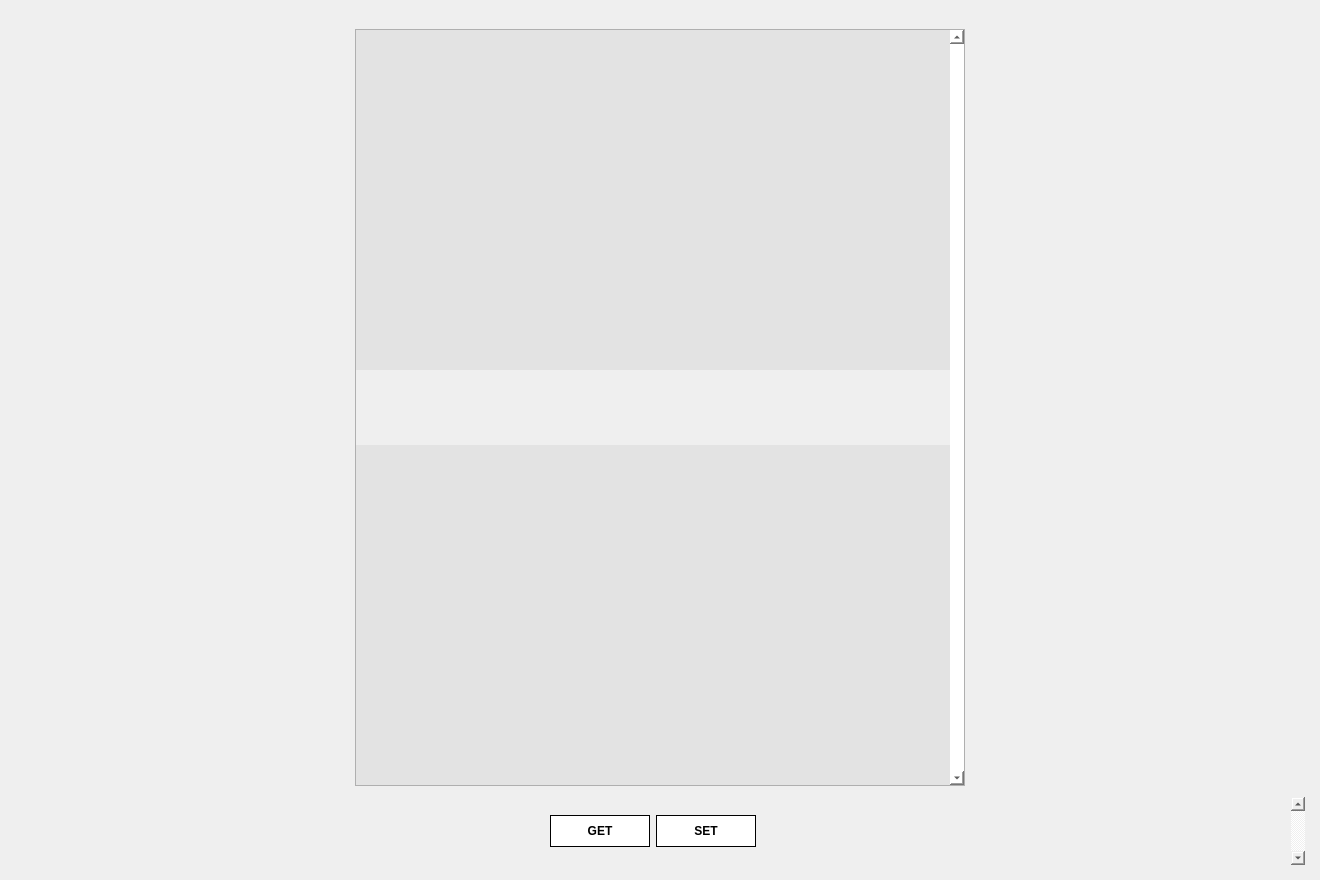
<?xml version="1.0" encoding="UTF-8"?>
<ui version="4.0">
 <class>Form</class>
 <widget class="QWidget" name="Form">
  <property name="geometry">
   <rect>
    <x>0</x>
    <y>0</y>
    <width>1320</width>
    <height>880</height>
   </rect>
  </property>
  <property name="windowTitle">
   <string>Form</string>
  </property>
  <property name="styleSheet">
   <string notr="true"/>
  </property>
  <layout class="QVBoxLayout" name="verticalLayout_2" stretch="95,5">
   <property name="spacing">
    <number>2</number>
   </property>
   <property name="leftMargin">
    <number>6</number>
   </property>
   <property name="topMargin">
    <number>20</number>
   </property>
   <property name="rightMargin">
    <number>6</number>
   </property>
   <property name="bottomMargin">
    <number>6</number>
   </property>
   <item>
    <widget class="QFrame" name="frame_properties">
     <property name="styleSheet">
      <string notr="true"/>
     </property>
     <property name="frameShape">
      <enum>QFrame::NoFrame</enum>
     </property>
     <property name="frameShadow">
      <enum>QFrame::Raised</enum>
     </property>
     <layout class="QVBoxLayout" name="verticalLayout_6">
      <item>
       <widget class="QScrollArea" name="scrollArea_properties">
        <property name="sizePolicy">
         <sizepolicy hsizetype="Preferred" vsizetype="Preferred">
          <horstretch>0</horstretch>
          <verstretch>0</verstretch>
         </sizepolicy>
        </property>
        <property name="styleSheet">
         <string notr="true">QScrollArea{
	margin-left: 340px;
	margin-right: 340px;
	background-color: rgb(227, 227, 227);
}

QScrollBar:vertical{
     background-color: white;
 }

CCommandButton{
	background-color: rgb(255, 255, 255);
	border: 1px solid black;
}

CCommandButton:hover{
	background-color: rgb(230, 230, 230);
}

CCommandButton:pressed{
	background-color: rgb(200, 200, 200);
}</string>
        </property>
        <property name="frameShadow">
         <enum>QFrame::Plain</enum>
        </property>
        <property name="lineWidth">
         <number>1</number>
        </property>
        <property name="verticalScrollBarPolicy">
         <enum>Qt::ScrollBarAlwaysOn</enum>
        </property>
        <property name="horizontalScrollBarPolicy">
         <enum>Qt::ScrollBarAlwaysOff</enum>
        </property>
        <property name="sizeAdjustPolicy">
         <enum>QAbstractScrollArea::AdjustToContents</enum>
        </property>
        <property name="widgetResizable">
         <bool>true</bool>
        </property>
        <property name="alignment">
         <set>Qt::AlignCenter</set>
        </property>
        <widget class="QWidget" name="scrollingContents_properties">
         <property name="geometry">
          <rect>
           <x>0</x>
           <y>340</y>
           <width>594</width>
           <height>75</height>
          </rect>
         </property>
         <property name="sizePolicy">
          <sizepolicy hsizetype="Preferred" vsizetype="Preferred">
           <horstretch>0</horstretch>
           <verstretch>0</verstretch>
          </sizepolicy>
         </property>
         <property name="styleSheet">
          <string notr="true">QLabel{
	border: 1px solid black;
	background-color: rgb(236, 236, 236);
}

CLabel{
	border: 1px solid black;
	background-color: rgb(236, 236, 236);
}

QGroupBox{
	background-color: rgb(232, 232, 232);
}</string>
         </property>
         <layout class="QVBoxLayout" name="verticalLayout_scrollingContents_properties"/>
        </widget>
       </widget>
      </item>
     </layout>
    </widget>
   </item>
   <item>
    <widget class="QFrame" name="frame_get_set">
     <property name="styleSheet">
      <string notr="true"/>
     </property>
     <property name="frameShape">
      <enum>QFrame::NoFrame</enum>
     </property>
     <property name="frameShadow">
      <enum>QFrame::Plain</enum>
     </property>
     <layout class="QHBoxLayout" name="horizontalLayout">
      <property name="spacing">
       <number>16</number>
      </property>
      <property name="leftMargin">
       <number>9</number>
      </property>
      <property name="topMargin">
       <number>0</number>
      </property>
      <property name="rightMargin">
       <number>9</number>
      </property>
      <item>
       <widget class="QScrollArea" name="scrollArea_get_set">
        <property name="sizePolicy">
         <sizepolicy hsizetype="Preferred" vsizetype="Preferred">
          <horstretch>0</horstretch>
          <verstretch>0</verstretch>
         </sizepolicy>
        </property>
        <property name="styleSheet">
         <string notr="true">background-color: transparent;</string>
        </property>
        <property name="frameShape">
         <enum>QFrame::NoFrame</enum>
        </property>
        <property name="verticalScrollBarPolicy">
         <enum>Qt::ScrollBarAlwaysOn</enum>
        </property>
        <property name="horizontalScrollBarPolicy">
         <enum>Qt::ScrollBarAlwaysOff</enum>
        </property>
        <property name="widgetResizable">
         <bool>true</bool>
        </property>
        <property name="alignment">
         <set>Qt::AlignCenter</set>
        </property>
        <widget class="QWidget" name="scrollingContents_get_set">
         <property name="geometry">
          <rect>
           <x>0</x>
           <y>0</y>
           <width>1276</width>
           <height>68</height>
          </rect>
         </property>
         <layout class="QHBoxLayout" name="horizontalLayout_2">
          <item>
           <spacer name="horizontalSpacer_get_set_1">
            <property name="orientation">
             <enum>Qt::Horizontal</enum>
            </property>
            <property name="sizeHint" stdset="0">
             <size>
              <width>40</width>
              <height>20</height>
             </size>
            </property>
           </spacer>
          </item>
          <item>
           <widget class="QPushButton" name="pushButton_get">
            <property name="sizePolicy">
             <sizepolicy hsizetype="Minimum" vsizetype="Fixed">
              <horstretch>0</horstretch>
              <verstretch>0</verstretch>
             </sizepolicy>
            </property>
            <property name="minimumSize">
             <size>
              <width>100</width>
              <height>32</height>
             </size>
            </property>
            <property name="font">
             <font>
              <weight>75</weight>
              <bold>true</bold>
             </font>
            </property>
            <property name="styleSheet">
             <string notr="true">QPushButton{
	background-color: rgb(255, 255, 255);
	border: 1px solid black;
}

QPushButton:hover{
	background-color: rgb(230, 230, 230);
}

QPushButton:pressed{
	background-color: rgb(200, 200, 200);
}</string>
            </property>
            <property name="text">
             <string>GET</string>
            </property>
           </widget>
          </item>
          <item>
           <widget class="QPushButton" name="pushButton_set">
            <property name="minimumSize">
             <size>
              <width>100</width>
              <height>32</height>
             </size>
            </property>
            <property name="font">
             <font>
              <weight>75</weight>
              <bold>true</bold>
             </font>
            </property>
            <property name="styleSheet">
             <string notr="true">QPushButton{
	background-color: rgb(255, 255, 255);
	border: 1px solid black;
}

QPushButton:hover{
	background-color: rgb(230, 230, 230);
}

QPushButton:pressed{
	background-color: rgb(200, 200, 200);
}</string>
            </property>
            <property name="text">
             <string>SET</string>
            </property>
           </widget>
          </item>
          <item>
           <spacer name="horizontalSpacer_get_set_2">
            <property name="orientation">
             <enum>Qt::Horizontal</enum>
            </property>
            <property name="sizeHint" stdset="0">
             <size>
              <width>40</width>
              <height>20</height>
             </size>
            </property>
           </spacer>
          </item>
         </layout>
        </widget>
       </widget>
      </item>
     </layout>
    </widget>
   </item>
  </layout>
 </widget>
 <resources/>
 <connections/>
</ui>
